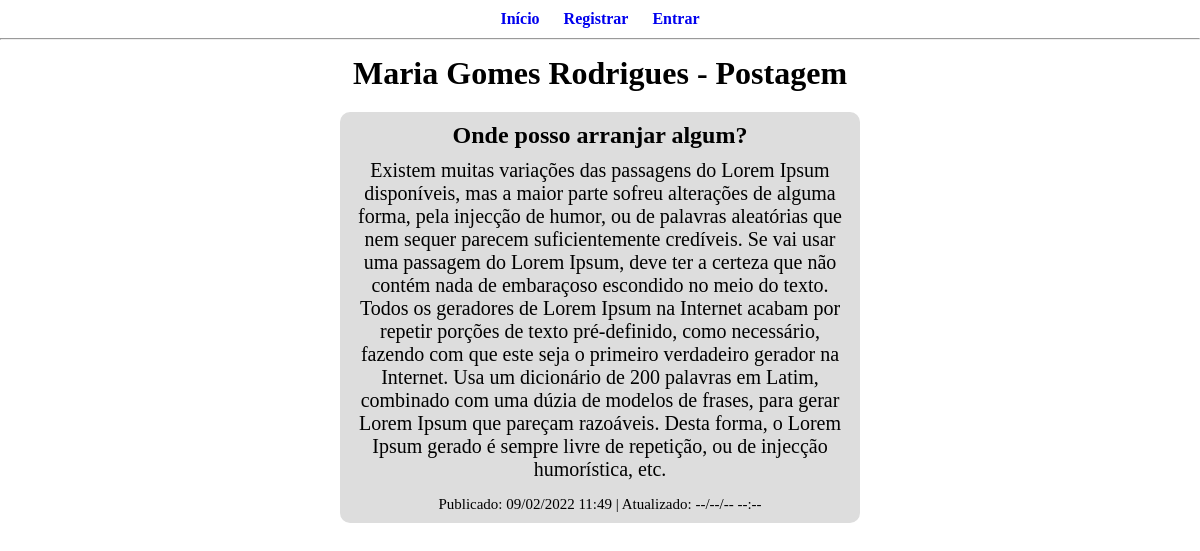
/postagem/3, run on the app's committed database.
### blog/blueprints/database.py (models this page shows, shortened)
class User(db.Model):
    __tablename__ = "users"
    id_user = db.Column(db.Integer, primary_key=True, autoincrement=True)
    name = db.Column(db.String(60), nullable=False)
    name_user = db.Column(db.String(15), unique=True, nullable=False)
    password = db.Column(db.String(102), nullable=False)

class Post(db.Model):
    __tablename__ = "posts"
    id_post = db.Column(db.Integer, primary_key=True, autoincrement=True)
    title = db.Column(db.String(50), nullable=False)
    text = db.Column(db.String(1500), nullable=False)
    created_date_time = db.Column(db.String(16), nullable=False)
    updated_date_time = db.Column(db.String(16), nullable=False)
    users_id_user = db.Column(
        db.Integer, db.ForeignKey("users.id_user"), nullable=False
    )

### blog/blueprints/blog.py (the view)
@bp.route("/postagem/<int:id>")
def post(id: int):
    try:
        result = (
            db.session.query(
                Post.title,
                Post.text,
                Post.created_date_time,
                Post.updated_date_time,
                User.name,
            )
            .join(User)
            .filter(Post.id_post == id)
            .first()
        )
        db.session.close()
        if result is None:
            return redirect(url_for("blog.index"))
    except Exception as e:
        flash("Erro ao consultar postagem!")
        print(f"\nERRO AO CONSULTAR POSTAGEM: {e}")
    return render_template("blog/post.html", title="Postagem", result=result)

### blog/blueprints/authentication.py (called while the page is built)
@bp.before_app_request
def load_logged_in_user():
    try:
        id_session = session.get("id_user")
        if id_session:
            print(f"USUÁRIO LOGADO, ID SESSÃO = {id_session}")
            g.id_user = id_session
        else:
            print("USUÁRIO DESLOGADO")
            g.id_user = None
    except Exception as e:
        flash("Erro para validar!")
        print(f"\nERRO AO VALIDAR: {e}")

### blog/templates/blog/post.html (shortened to what this page needs)
{% extends "base.html" %}
{% block body %}
<main>
    {% if result %}
    <h1>{{ result.name }} - {{ title }}</h1>
    <article id="art_post">
        <h2>{{ result.title }}</h2>
        <p>{{ result.text }}</p>
        <label id="lb_information">Publicado: {{ result.created_date_time }} | Atualizado: {{ result.updated_date_time
            }}</label>
    </article>
    {% endif %}
</main>
{% endblock %}

### blog/static/css/general.css (style rules this page uses)
* { padding: 0; margin: 0; }
main { text-align: center; margin: auto; }
h1 { margin-top: 15px; margin-bottom: 15px; }
label { font-size: 20px; display: inline-block; margin-top: 10px; }
#lb_information { font-size: 15px; margin-top: 15px; }
p { font-size: 20px; margin-top: 10px; }
#art_post { width: 500px; margin: auto; margin-top: 20px; padding: 10px; border-radius: 10px; background-color: rgb(221, 221, 221); }

### data on the page
User: name "Maria Gomes Rodrigues"
Post: title "Onde posso arranjar algum?", text "Existem muitas variações das passagens do Lorem Ipsum disponíveis, mas a maior parte sofreu alterações de alguma forma, pela injecção de humor, ou de palavras aleatórias que nem sequer parecem suficientemente credíveis. Se vai usar uma passagem do Lorem Ipsum, deve ter a certeza que não contém nada de embaraçoso escondido no meio do texto. Todos os geradores de Lorem Ipsum na Internet acabam por repetir porções de texto pré-definido, como necessário, fazendo com que este seja o primeiro verdadeiro gerador na Internet. Usa um dicionário de 200 palavras em Latim, combinado com uma dúzia de modelos de frases, para gerar Lorem Ipsum que pareçam razoáveis. Desta forma, o Lorem Ipsum gerado é…", created_date_time "09/02/2022 11:49", updated_date_time "--/--/-- --:--"

### other printed values
{{ title }} "Postagem"
